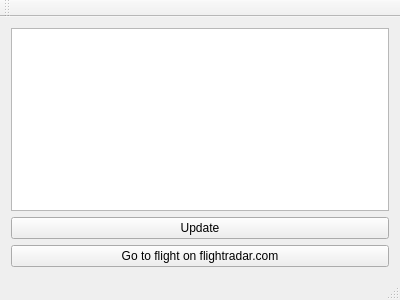
<?xml version="1.0" encoding="UTF-8"?>
<ui version="4.0">
 <class>MainWindow</class>
 <widget class="QMainWindow" name="MainWindow">
  <property name="geometry">
   <rect>
    <x>0</x>
    <y>0</y>
    <width>400</width>
    <height>300</height>
   </rect>
  </property>
  <property name="windowTitle">
   <string>MainWindow</string>
  </property>
  <widget class="QWidget" name="centralWidget">
   <layout class="QGridLayout" name="gridLayout">
    <item row="2" column="0">
     <widget class="QPushButton" name="goToFlightButton">
      <property name="text">
       <string>Go to flight on flightradar.com</string>
      </property>
     </widget>
    </item>
    <item row="0" column="0">
     <widget class="QListWidget" name="listWidget"/>
    </item>
    <item row="1" column="0">
     <widget class="QPushButton" name="updateButton">
      <property name="text">
       <string>Update</string>
      </property>
     </widget>
    </item>
   </layout>
  </widget>
  <widget class="QMenuBar" name="menuBar">
   <property name="geometry">
    <rect>
     <x>0</x>
     <y>0</y>
     <width>400</width>
     <height>20</height>
    </rect>
   </property>
  </widget>
  <widget class="QToolBar" name="mainToolBar">
   <attribute name="toolBarArea">
    <enum>TopToolBarArea</enum>
   </attribute>
   <attribute name="toolBarBreak">
    <bool>false</bool>
   </attribute>
  </widget>
  <widget class="QStatusBar" name="statusBar"/>
 </widget>
 <layoutdefault spacing="6" margin="11"/>
 <resources/>
 <connections/>
</ui>
